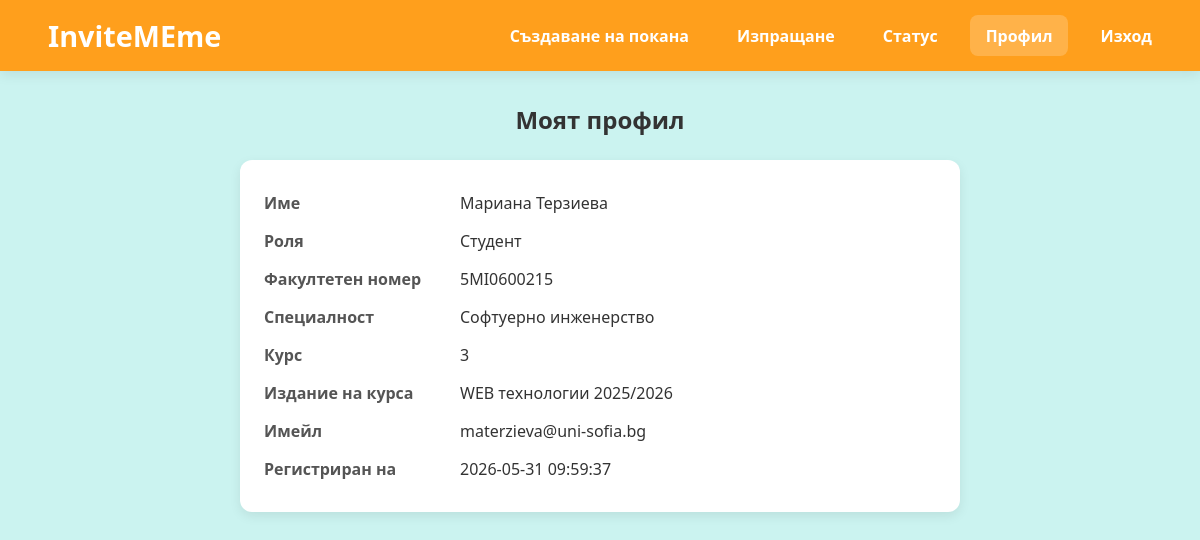
The app's page /profile.php (signed in) with its own data.
### tables this page shows
CREATE TABLE IF NOT EXISTS users (
    id INT AUTO_INCREMENT PRIMARY KEY,
    faculty_number VARCHAR(10) NULL UNIQUE,
    first_name VARCHAR(50) NOT NULL,
    last_name VARCHAR(50) NOT NULL,
    email VARCHAR(255) NOT NULL UNIQUE,
    password_hash VARCHAR(255) NOT NULL,
    role ENUM('student', 'teacher') DEFAULT 'student',
    major VARCHAR(100) NULL,
    study_year INT NULL,
    edition_id INT NULL,
    created_at TIMESTAMP DEFAULT CURRENT_TIMESTAMP,

    FOREIGN KEY (edition_id)
        REFERENCES course_editions(id)
);

CREATE TABLE IF NOT EXISTS course_editions (
    id INT AUTO_INCREMENT PRIMARY KEY,
    code VARCHAR(10) NOT NULL UNIQUE,
    title VARCHAR(100) NOT NULL,
    is_active BOOLEAN DEFAULT TRUE,
    facebook_url VARCHAR(255) NULL,
    moodle_url VARCHAR(255) NULL
);

### profile.php (the view, shortened to what this page needs)
<?php
$db = (new DatabaseConnection())->getConnection();
$stmt = $db->prepare('SELECT id, faculty_number, first_name, last_name, email, role, major, study_year, edition_id, created_at FROM users WHERE id = :id LIMIT 1');
$stmt->execute([':id' => $_SESSION['user_id']]);
$user = $stmt->fetch();
$fullName = trim(($user['first_name'] ?? '') . ' ' . ($user['last_name'] ?? ''));
$edition_stmt = $db->prepare('SELECT title FROM course_editions WHERE id = :eid');
$edition_stmt->execute([':eid' => $_SESSION['edition_id']]);
$edition_title = $edition_stmt->fetchColumn();
?>
<!DOCTYPE html>
<html lang="bg">
<head>
    <link rel="stylesheet" href="styles/home.css">
</head>
<body>
    <header>
        <div class="header-container">
            <div class="logo">
                <?php if ((($user['role'] ?? $_SESSION['role'] ?? '') === 'teacher')): ?>
                    <a id="home-link" href="home_teacher.php">InviteMEme</a>
                <?php else: ?>
                    <a id="home-link" href="home_student.php">InviteMEme</a>
                <?php endif; ?>
            </div>
            <nav>
                <ul>
                    <?php if ((($user['role'] ?? $_SESSION['role'] ?? '') === 'teacher')): ?>
                        <li><a href="create_template.php">Създаване на шаблон</a></li>
                        <li><a href="edit_templates.php">Управление на шаблони</a></li>
                        <li><a href="create_invitation.php">Създаване на покана</a></li>
                        <li><a href="profile.php" id="active-menu">Профил</a></li>
                        <li><a href="auth/logout.php">Изход</a></li>
                    <?php else: ?>
                        <li><a href="create_invitation.php">Създаване на покана</a></li>
                        <li><a href="send_invitation.php">Изпращане</a></li>
                        <li><a href="status.php">Статус</a></li>
                        <li><a href="profile.php" id="active-menu">Профил</a></li>
                        <li><a href="auth/logout.php">Изход</a></li>
                    <?php endif; ?>
                </ul>
            </nav>
        </div>
    </header>
    <main>
        <h2>Моят профил</h2>
        <div class="profile-card">
            <div class="profile-row">
                <div class="profile-key">Име</div>
                <div><?php echo htmlspecialchars($fullName); ?></div>
            </div>
            <?php
            $roleText = $user['role'];
            if ($roleText === 'student') {
                $roleText = 'Студент';
            } elseif ($roleText === 'teacher') {
                $roleText = 'Преподавател';
            }
            ?>
            <div class="profile-row">
                <div class="profile-key">Роля</div>
                <div><?php echo htmlspecialchars($roleText); ?></div>
            </div>
            <?php if ((($user['role'] ?? $_SESSION['role'] ?? '') === 'student')): ?>
                <div class="profile-row">
                    <div class="profile-key">Факултетен номер</div>
                    <div><?php echo htmlspecialchars($user['faculty_number'] ?? ''); ?></div>
                </div>
                <div class="profile-row">
                    <div class="profile-key">Специалност</div>
                    <div><?php echo htmlspecialchars($user['major'] ?? ''); ?></div>
                </div>
                <div class="profile-row">
                    <div class="profile-key">Курс</div>
                    <div><?php echo htmlspecialchars($user['study_year'] ?? ''); ?></div>
                </div>
                <div class="profile-row">
                    <div class="profile-key">Издание на курса</div>
                    <div><?php echo htmlspecialchars($edition_title ?? ''); ?></div>
                </div>
            <?php endif; ?>
            <div class="profile-row">
                <div class="profile-key">Имейл</div>
                <div><?php echo htmlspecialchars($user['email']); ?></div>
            </div>
            <div class="profile-row">
                <div class="profile-key">Регистриран на</div>
                <div><?php echo htmlspecialchars($user['created_at']); ?></div>
            </div>
        </div>
    </main>
</body>
</html>

### styles/home.css (style rules this page uses)
:root { --orange: #ff9f1c; --light-orange: #ffbf69; --white: #ffffff; --light-cyan: #cbf3f0; --turquoise: #2ec4b6; --shadow: 0 4px 12px rgba(0, 0, 0, 0.08); }
* { margin: 0; padding: 0; box-sizing: border-box; }
body { font-family: "Segoe UI", sans-serif; background-color: var(--light-cyan); color: #333; }
header { background: var(--orange); color: white; padding: 1rem 2rem; box-shadow: var(--shadow); }
.header-container { display: flex; justify-content: space-between; align-items: center; }
.logo { font-size: 1.8rem; font-weight: bold; }
nav ul { list-style: none; display: flex; gap: 1rem; }
nav a, #home-link { text-decoration: none; color: white; font-weight: 600; padding: 0.6rem 1rem; border-radius: 8px; transition: 0.3s; }
nav a:hover, #active-menu { background-color: rgba(255, 255, 255, 0.2); }
main { max-width: 1200px; margin: 2rem auto; padding: 0 1rem; }

### profile.php (style rules this page uses)
.profile-card { background: #fff; padding: 1.5rem; border-radius: 12px; box-shadow: 0 4px 12px rgba(0, 0, 0, 0.08); max-width: 720px; margin: 1rem auto; }
.profile-row { display: flex; gap: 1rem; padding: .5rem 0; }
.profile-key { width: 180px; font-weight: 700; color: #555; }
h2 { text-align: center; margin-bottom: 1.5rem; color: #333; }

### records on screen
users: fullName "Мариана Терзиева", role "Студент", faculty_number "5MI0600215", major "Софтуерно инженерство", study_year "3", email "materzieva@uni-sofia.bg", created_at "2026-05-31 09:59:37"
course_editions: title "WEB технологии 2025/2026"
